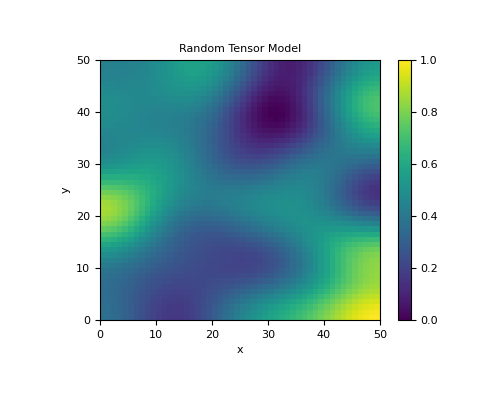

The script that drew this image:
# Here, we generate a random model for a 2D tensor mesh and plot.

from discretize import TensorMesh
from discretize.utils import random_model, mkvc
import matplotlib as mpl
import matplotlib.pyplot as plt

h = [(1., 50)]
vmin, vmax = 0., 1.
mesh = TensorMesh([h, h])

model = random_model(mesh.shape_cells, seed=4, bounds=[vmin, vmax])

fig = plt.figure(figsize=(5, 4))
ax = plt.subplot(111)
im, = mesh.plot_image(model, grid=False, ax=ax, clim=[vmin, vmax])
cbar = plt.colorbar(im)
ax.set_title('Random Tensor Model')
plt.show()
